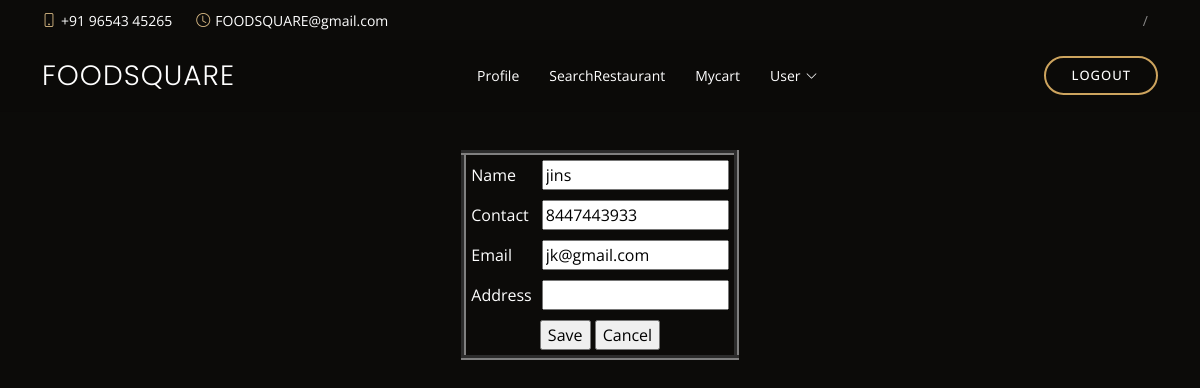
The app's page /User/Editprofile/ (signed in) with its own data.
### Guest/models.py (models this page shows)
class tbl_user(models.Model):
    user_name=models.CharField(max_length=50)
    user_gender=models.CharField(max_length=50)
    user_contact=models.CharField(max_length=50)
    user_contact1=models.CharField(max_length=50)
    user_email=models.CharField(max_length=50)
    user_password=models.CharField(max_length=50)
    place = models.ForeignKey(tbl_place, on_delete=models.CASCADE)

### User/views.py (the view)
# urls.py: path('Editprofile/',views.Editprofile,name="Editprofile"),
def Editprofile(request):
            user_data=tbl_user.objects.get(id=request.session['uid'])
            if request.method=='POST':
                user_data.user_name=request.POST.get("txt_name")
                user_data.user_contact=request.POST.get("txt_contact")
                user_data.user_Email=request.POST.get("txt_email")
                user_data.user_address=request.POST.get("txt_address")
                user_data.save()
                return redirect('User:Myprofile')
            else:
                return render(request,"User/EditProfile.html",{'user':user_data})

### User/templates/User/Editprofile.html (shortened to what this page needs)
{% extends 'User/Head.html' %}
{% block content %}
{% load static %}
<!DOCTYPE html>
<html lang="en">
<head>
</head>
<body>
<form action="" method="post">
    <table align="center" border="5" cellpadding="5">
        <tr>
            <td>Name</td>
            <td><input type="text" name="txt_name" id="txt_name" value="{{user.user_name}}"></td>
        </tr>
        <tr>
            <td>Contact</td>
            <td><input type="text" name="txt_contact" id="txt_contact" value="{{user.user_contact}}"></td>
        </tr>
        <tr>
            <td>Email</td>
            <td><input type="text" name="txt_email" id="txt_email" value="{{user.user_email}}"></td>
        </tr>
        <tr>
            <td>Address</td>
            <td><input type="text" name="txt_address" id="txt_address" value="{{user.user_address}}"></td>
        </tr>
        <tr>
            <td colspan="2" align="center"><input type="submit" value="Save"> <input type="reset" value="Cancel"></td>
        </tr>
    </table>
</form>
</body>
</html>
{% endblock content %}

### Guest/static/Main/assets/css/style.css (style rules this page uses)
body { font-family: "Open Sans", sans-serif; background: #0c0b09; color: #fff; }

### records on screen
tbl_user: txt_name "jins", txt_contact "8447443933", txt_email "jk@gmail.com"
